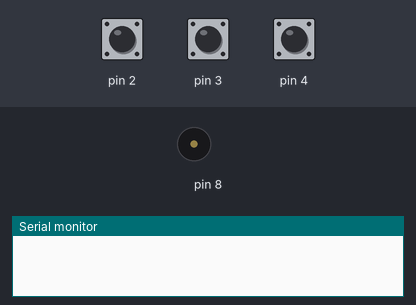
This sketch was run on a simulated Arduino Uno, built with avr-gcc and run on an emulated ATmega328P. On the bench: buzzer (waves = sounding), the last lines printed to the serial monitor. The test bench sets the inputs (shaded band); at power-on: pin 2 HIGH, pin 3 HIGH, pin 4 HIGH.

Above: at 1.2 s.
1.3 s: pin 2 pulled LOW for 0.15 s
At 2.4 s:
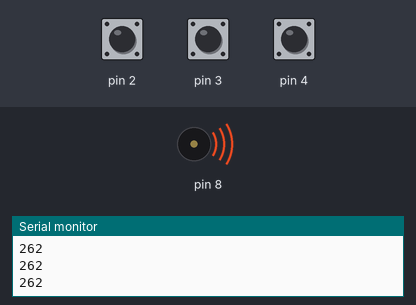
Timing chart, 0 to 8.9 s (numbered marks = the images above; inputs shaded):
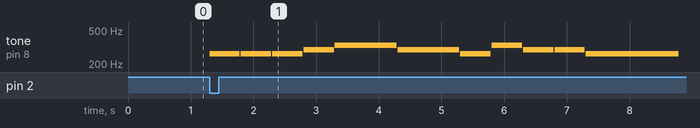

Measured:
- after the input at 1.3 s, tone on pin 8: plays 262 Hz for 0.49 s, 262 Hz for 0.49 s, 262 Hz for 0.49 s, 294 Hz for 0.49 s, 330 Hz for 0.99 s, 294 Hz for 0.99 s … (11 notes in this stretch), starting at once

The sketch:

frequence.ino
```cpp
int Sym1 = 1;

#include "pitches.h"

int bpm = 120;

typedef struct {
  int f;
  float l;
} NoteStruct;

#include "auclairdelalune.h"
#include "frerejacques.h"
#include "Gengenliebe.h"
#include "partition2A.h"
#include "partition2B.h"

void setup() {
  pinMode(2, INPUT_PULLUP);
  pinMode(3, INPUT_PULLUP);
  pinMode(4, INPUT_PULLUP);
  Serial.begin (9600);
}

void play(NoteStruct notes[]){
  NoteStruct *p = notes;
  while (p->f != -1) {
    float lon = p->l * 60.0 / bpm * 1000;
    Serial.println (p->f);
    tone(8, p->f, lon-15);
    delay(lon);
    p++;
  }
}

NoteStruct *toPlay = notes_1;

void loop() {
  if (digitalRead(3) == LOW){
    Sym1 = notes_4;
  }
  else if (digitalRead(4) == LOW){
    Sym1 = notes_5;
  }
  if (digitalRead(2) == LOW) {
    play (toPlay);
    delay(1000);
    if (toPlay == notes_1){
      toPlay = notes_2;
    }
    else {
      if (toPlay == notes_2){
      toPlay = notes_3;
      }
      else{
        if (toPlay == notes_3){
        toPlay = Sym1;
        }
        else{
        toPlay = notes_1;
        }
      }
    }
  }
}
```

Gengenliebe.h
```cpp
NoteStruct notes_3[] = {
  MI_4,1,
  MI_4,1,
  FA_4,1,
  MI_4,1,
  RE_4,1,
  DO_4,1,
  DO_4,1,
  SI_3,1,
  LA_3,1,
  SI_3,1,
  DO_4,1,
  DO_4,1,
  RE_4,1,
  MI_4,1,
  MI_4,1,
  RE_4,1,
  MI_4,1,
  MI_4,1,
  FA_4,1,
  MI_4,1,
  RE_4,1,
  DO_4,1,
  DO_4,1,
  SI_3,1,
  LA_3,1,
  SI_3,1,
  DO_4,1,
  DO_4,1,
  MI_4,1.5,
  RE_4,0.5,
  RE_4,1,
  DO_4,1,
  -1, 1
};
```

auclairdelalune.h
```cpp
NoteStruct notes_1[] = {
  DO_3, 1,
  DO_3, 1,
  DO_3, 1,
  RE_3, 1,
  MI_3, 2,
  RE_3, 2,
  DO_3, 1,
  MI_3, 1,
  RE_3, 1,
  RE_3, 1,
  DO_3, 3,
  0, 1,
  -1, 1
};
```

frerejacques.h
```cpp
NoteStruct notes_2[] = {
  FA_3, 1,
  SOL_3, 1,
  LA_3, 1,
  FA_3, 1,
  FA_3, 1,
  SOL_3, 1,
  LA_3, 1,
  FA_3, 1,
  LA_3, 1,
  LA_DIESE_3, 1,
  DO_4, 2,
  LA_3, 1,
  LA_DIESE_3, 1,
  DO_4, 2,
  DO_4, 0.75,
  RE_4, 0.25,
  DO_4, 0.5,
  LA_DIESE_3, 0.5,
  LA_3, 1,
  FA_3, 1,
  DO_4, 0.75,
  RE_4, 0.25,
  DO_4, 0.5,
  LA_DIESE_3, 0.5,
  LA_3, 1,
  FA_3, 1,
  FA_3, 1,
  DO_3, 1,
  FA_3, 2,
  FA_3, 1,
  DO_3, 1,
  FA_3, 2,
  -1, 1
};
```

partition2A.h
```cpp
NoteStruct notes_4[] = {
  DO_4,1,
  RE_4,1,
  MI_4,1,
  FA_4,1,
  SOL_4,1,
  FA_4,1,
  MI_4,1,
  RE_4,1,
  DO_4,1,
  RE_4,1,
  MI_4,1,
  FA_4,1,
  SOL_4,1,
  FA_4,1,
  MI_4,2,
  DO_4,1,
  RE_4,1,
  MI_4,1,
  FA_4,1,
  SOL_4,1,
  FA_4,1,
  MI_4,1,
  RE_4,1,
  DO_4,2,
  RE_4,2,
  DO_4,2,
  RE_4,2,
  -1, 1
};
```

partition2B.h
```cpp
NoteStruct notes_5[] = {
  DO_2,4,
  SOL_2,4,
  DO_2,4,
  SOL_2,4,
  DO_2,4,
  SOL_2,4,
  DO_2,4,
  DO_2,4,
  -1, 1
};
```

pitches.h
```cpp
/*************************************************
 * Public Constants
 *************************************************/

//#define SI_0  31
#define DO_0  33
#define DO_DIESE_0 35
#define RE_0  37
#define RE_DIESE_0 39
#define MI_0  41
#define FA_0  44
#define FA_DIESE_0 46
#define SOL_0  49
#define SOL_DIESE_0 52
#define LA_0  55
#define LA_DIESE_0 58
#define SI_0  62
#define DO_1  65
#define DO_DIESE_1 69
#define RE_1  73
#define RE_DIESE_1 78
#define MI_1  82
#define FA_1  87
#define FA_DIESE_1 93
#define SOL_1  98
#define SOL_DIESE_1 104
#define LA_1  110
#define LA_DIESE_1 117
#define SI_1  123
#define DO_2  131
#define DO_DIESE_2 139
#define RE_2  147
#define RE_DIESE_2 156
#define MI_2  165
#define FA_2  175
#define FA_DIESE_2 185
#define SOL_2  196
#define SOL_DIESE_2 208
#define LA_2  220
#define LA_DIESE_2 233
#define SI_2  247
#define DO_3  262
#define DO_DIESE_3 277
#define RE_3  294
#define RE_DIESE_3 311
#define MI_3  330
#define FA_3  349
#define FA_DIESE_3 370
#define SOL_3  392
#define SOL_DIESE_3 415
#define LA_3  440
#define LA_DIESE_3 466
#define SI_3  494
#define DO_4  523
#define DO_DIESE_4 554
#define RE_4  587
#define RE_DIESE_4 622
#define MI_4  659
#define FA_4  698
#define FA_DIESE_4 740
#define SOL_4  784
#define SOL_DIESE_4 831
#define LA_4  880
#define LA_DIESE_4 932
#define SI_4  988
#define DO_5  1047
#define DO_DIESE_5 1109
#define RE_5  1175
#define RE_DIESE_5 1245
#define MI_5  1319
#define FA_5  1397
#define FA_DIESE_5 1480
#define SOL_5  1568
#define SOL_DIESE_5 1661
#define LA_5  1760
#define LA_DIESE_5 1865
#define SI_5  1976
#define DO_6  2093
#define DO_DIESE_6 2217
#define RE_6  2349
#define RE_DIESE_6 2489
#define MI_6  2637
#define FA_6  2794
#define FA_DIESE_6 2960
#define SOL_6  3136
#define SOL_DIESE_6 3322
#define LA_6  3520
#define LA_DIESE_6 3729
#define SI_6  3951
#define DO_7  4186
#define DO_DIESE_7 4435
#define RE_7  4699
#define RE_DIESE_7 4978
```
